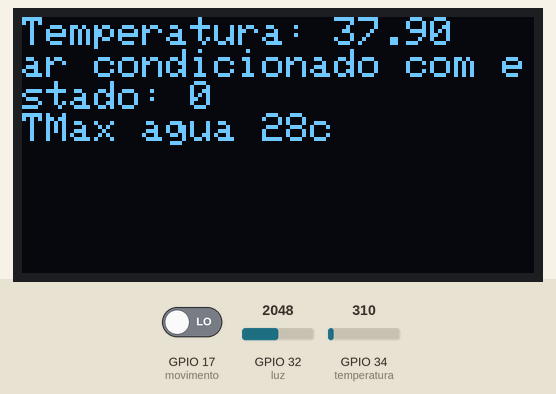
This sketch was run on a simulated ESP32. Shown: 128×64 one-colour display. The test bench sets the inputs (shaded band); at power-on: GPIO 34 (temperatura) = 310, GPIO 32 (luz) = 2048, GPIO 17 (movimento) LOW. WiFi joins after 1.5 s; servers stay silent unless stated; the display library's start-up logo is not drawn; what the sketch prints to the serial monitor is not drawn.

Above: at 14.9 s.
15.0 s: GPIO 34 (temperatura) set to 372
At 20.4 s:
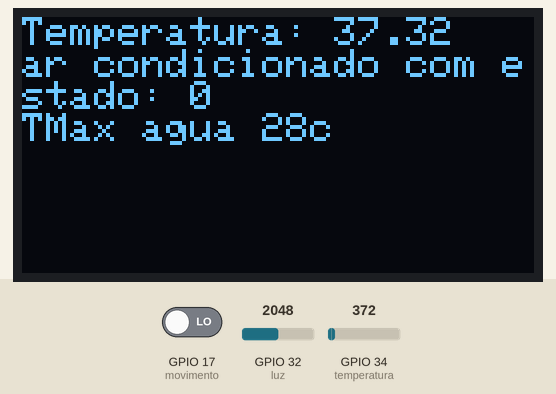
25.8 s: GPIO 32 (luz) set to 491
At 30.4 s:
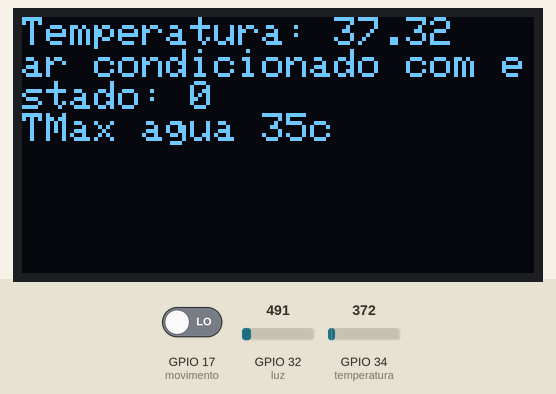
35.8 s: GPIO 34 (temperatura) set to 434
At 40.5 s:
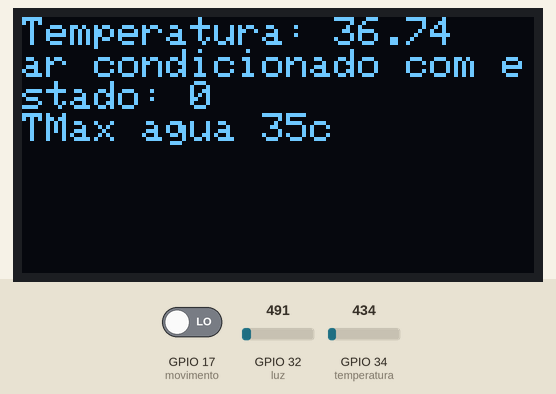
45.8 s: GPIO 32 (luz) set to 1228
At 50.4 s:
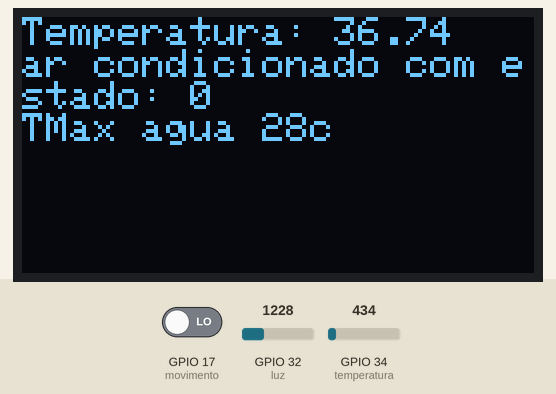
55.8 s: GPIO 34 (temperatura) set to 527
At 60.4 s:
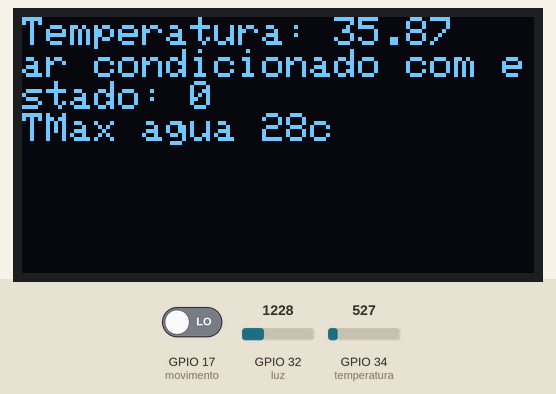
65.8 s: GPIO 32 (luz) set to 0
At 70.5 s:
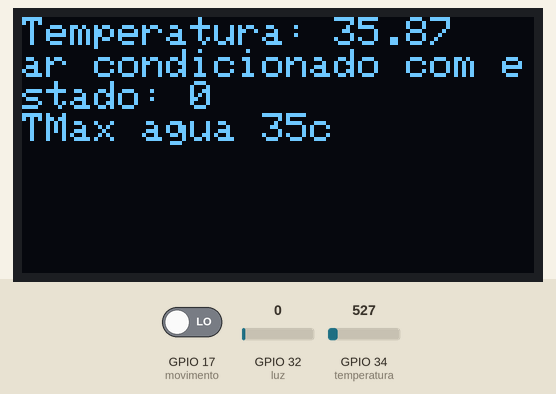
Timing chart, 0 to 72.0 s (numbered marks = the images above; inputs shaded):
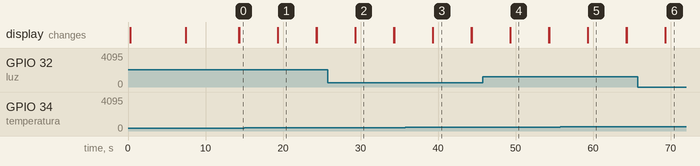

The sketch:

ESP32.ino
```cpp
#include <SPI.h>
#include <Wire.h>
#include <Adafruit_GFX.h>
#include <Adafruit_SH110X.h>

#define IO_USERNAME  "ArturSeabra"
#define IO_KEY       ""

char ssid[] = "";
char pass[] = "";


#include "AdafruitIO_WiFi.h"

#if defined(USE_AIRLIFT) || defined(ADAFRUIT_METRO_M4_AIRLIFT_LITE) ||         \
    defined(ADAFRUIT_PYPORTAL)

#if !defined(SPIWIFI_SS)
#define SPIWIFI SPI
#define SPIWIFI_SS 10  // Chip select pin
#define SPIWIFI_ACK 9  // a.k.a BUSY or READY pin
#define ESP32_RESETN 6 // Reset pin
#define ESP32_GPIO0 -1 // Not connected
#endif
AdafruitIO_WiFi io(IO_USERNAME, IO_KEY, WIFI_SSID, WIFI_PASS, SPIWIFI_SS,
                   SPIWIFI_ACK, ESP32_RESETN, ESP32_GPIO0, &SPIWIFI);
#else
AdafruitIO_WiFi io(IO_USERNAME, IO_KEY, ssid, pass);
#endif


#define BLYNK_TEMPLATE_ID ""
#define BLYNK_DEVICE_NAME "IoT DTSD"  //ou template?
#define BLYNK_AUTH_TOKEN ""

#define BLYNK_PRINT Serial

#include <WiFi.h>
#include <WiFiClient.h>
#include <BlynkSimpleEsp32.h>


BlynkTimer timer;

#define OLED_RESET     4 // Reset pin # (or -1 if sharing Arduino reset pin)
Adafruit_SH1107 display = Adafruit_SH1107(64, 128, &Wire);

//luz
const int luz = 32;  //4
const float GAMMA = 0.7;
const float RL10 = 50;
char frase_1[20];
char frase_2[20] = "TMax agua 35c";//"Esta de dia";
char frase_3[20] = "TMax agua 28c";//"Esta de noite";
//temperatura
const int temperatura = 34; //0
const float BETA = 3950;
bool ar_condicionado = false;
int ar_condicionado_mode = 0;
int temp_mode = 28;
bool eventTrigger = false;
bool eventTrigger2 = false;
bool eventTrigger3 = false;

AdafruitIO_Feed *Temperatura = io.feed("Temperatura");
//AdafruitIO_Feed *ArCondicionado = io.feed("ArCondicionado");
AdafruitIO_Feed *NivelDeLuz = io.feed("NivelDeLuz");
//AdafruitIO_Feed *TemperaturaLimiteAgua = io.feed("TemperaturaLimiteAgua");


//movimento
const int movimento = 17;

void AdaConnect()
{
  while(! Serial);

  Serial.print("Connecting to Adafruit IO");

  // connect to io.adafruit.com
  io.connect();

  // wait for a connection
  while(io.status() < AIO_CONNECTED) {
    Serial.print(".");
    delay(500);
  }

  // we are connected
  Serial.println();
  Serial.println(io.statusText());
}

void myTimerEvent()
{
  adcAttachPin(luz);
  adcAttachPin(temperatura);
  //RECOLHA DE VALORES*********************************************
  //movimento
  int mov_janela = digitalRead(movimento);

  //temperatura
  int analogValue_temperatura_interior = analogRead(temperatura);
  float tensao_interior = analogValue_temperatura_interior/4096.0 *3.3;
  float celsius_interior = -11.6*tensao_interior+50.8-10;


  //luz
  int analogValue_luz = analogRead(luz);
  float voltage_LUZ = analogValue_luz / 4096. * 3.3;

  //PROCESSAMENTO DE VALORES*****************************************
  //temperatura
  if(celsius_interior < 25){
      ar_condicionado = true;
      ar_condicionado_mode = 1;
  }else{
      if(celsius_interior > 30 or mov_janela == 1){
          ar_condicionado = false;
          ar_condicionado_mode = 0;
      }
  }

  //luz
  if(voltage_LUZ <= 0.97){
    strcpy(frase_1, frase_2);
    temp_mode = 35;
  }else{
    strcpy(frase_1, frase_3);
    temp_mode = 28;
  }

  //PRINT*************************************************************
  display.clearDisplay();
  display.display();
  display.setCursor(0,0);
  Serial.print("Temperatura: ");
  display.print("Temperatura: ");
  Serial.println(celsius_interior);
  display.println(celsius_interior);
  Serial.print("ar condicionado com estado: ");
  display.print("ar condicionado com estado: ");
  Serial.println(ar_condicionado);
  display.println(ar_condicionado);
  Serial.println(frase_1);
  display.println(frase_1);
  display.display();

  Blynk.virtualWrite(V0, celsius_interior);
  Blynk.virtualWrite(V1, ar_condicionado_mode);
  Blynk.virtualWrite(V2, temp_mode);

  if (ar_condicionado_mode == 1 && eventTrigger == false) {
    eventTrigger = true;
    Blynk.logEvent("ar_condicionado", "O ar condicionado está ligado");
  } else if (ar_condicionado_mode == 0) {
    eventTrigger = false;
  }

  if (temp_mode == 28 && eventTrigger2 == false) {
    eventTrigger2 = true;
    eventTrigger3 = false;
    Blynk.logEvent("tmax", "A temperatura máxima da água é agora 28ºC");
  } else if (temp_mode == 35 && eventTrigger3 == false) {
    eventTrigger2 = false;
    eventTrigger3 = true;
    Blynk.logEvent("tmax", "A temperatura máxima da água é agora 35ºC");
  }


  io.run();
  Temperatura->save(celsius_interior);
  //ArCondicionado->save(ar_condicionado_mode);
  //TemperaturaLimiteAgua->save(temp_mode);
  NivelDeLuz->save(voltage_LUZ);

}

void setup() {
  // put your setup code here, to run once:
  Serial.begin(115200);

  //display
  Serial.println("128x64 OLED FeatherWing test");
  delay(250); // wait for the OLED to power up
  for(int i=0;i<5;i++){
    display.begin(0x3C, true);
    delay(1000);
    }
  delay(1000);
  display.display();
  delay(1000);
  // Clear the buffer.
  display.clearDisplay();
  display.display();

  display.setRotation(1);

  display.setTextSize(1);
  display.setTextColor(SH110X_WHITE);
  display.setCursor(0,0);
  display.print("Valores:");
  display.display(); // actually display all of the above

  AdaConnect();
  Blynk.begin(BLYNK_AUTH_TOKEN, ssid, pass);
  timer.setInterval(5000L, myTimerEvent);
}

void loop() {
  // put your main code here, to run repeatedly:
  Blynk.run();
  timer.run();
}
```

Measured:
- after the input at 15.0 s, the display: first differs from a run without the input after 4.3 s (image 1)
- after the input at 25.8 s, the display: first differs from a run without the input after 3.5 s (image 2)
- after the input at 35.8 s, the display: first differs from a run without the input after 3.5 s (image 3)
- after the input at 45.8 s, the display: first differs from a run without the input after 3.5 s (image 4)
- after the input at 55.8 s, the display: first differs from a run without the input after 3.5 s (image 5)
- after the input at 65.8 s, the display: first differs from a run without the input after 3.5 s (image 6)
- what the display in image 1 shows lasts 5.0 s, from 19.3 s to 24.3 s
